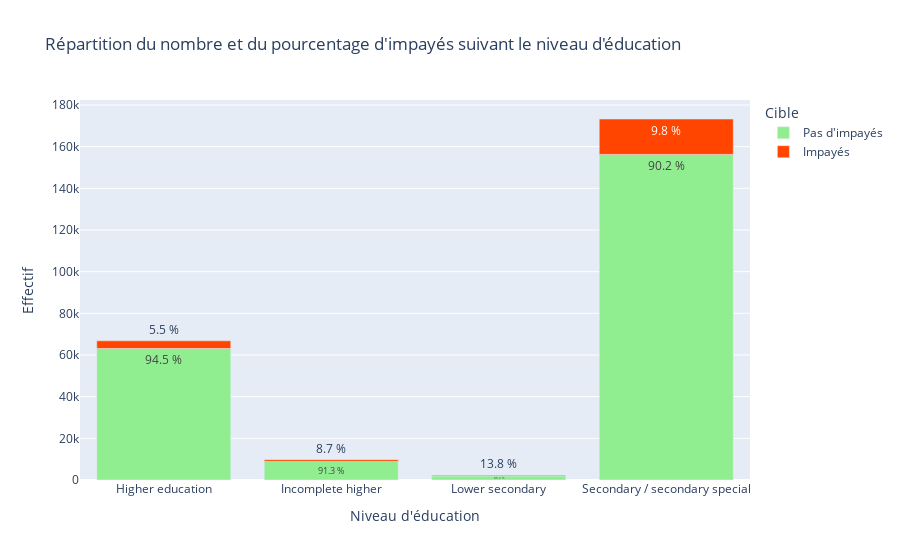

Notebook code cell kept with this figure:
### Code cell
bar_plot(education_type, 'NAME_EDUCATION_TYPE')

### Figure 1 — Plotly figure (JSON) as saved in the notebook; plotly's stock layout.template omitted (floating-point values rounded to 4 significant figures)
{"data": [{"alignmentgroup": "True", "hovertemplate": "Cible=Pas d'impayés<br>Niveau d'éducation=%{x}<br>Effectif=%{y}<br>Percentage=%{text}<extra></extra>", "legendgroup": "Pas d'impayés", "marker": {"color": "#90ee90"}, "name": "Pas d'impayés", "offsetgroup": "Pas d'impayés", "orientation": "v", "showlegend": true, "text": ["94.5 %", "91.3 %", "86.2 %", "90.2 %"], "textposition": "auto", "type": "bar", "x": ["Higher education", "Incomplete higher", "Lower secondary", "Secondary / secondary special"], "xaxis": "x", "y": [63128, 8907, 1970, 156279], "yaxis": "y"}, {"alignmentgroup": "True", "hovertemplate": "Cible=Impayés<br>Niveau d'éducation=%{x}<br>Effectif=%{y}<br>Percentage=%{text}<extra></extra>", "legendgroup": "Impayés", "marker": {"color": "#ff4500"}, "name": "Impayés", "offsetgroup": "Impayés", "orientation": "v", "showlegend": true, "text": ["5.5 %", "8.7 %", "13.8 %", "9.8 %"], "textposition": "auto", "type": "bar", "x": ["Higher education", "Incomplete higher", "Lower secondary", "Secondary / secondary special"], "xaxis": "x", "y": [3672, 848, 315, 17000], "yaxis": "y"}], "layout": {"barmode": "relative", "legend": {"title": {"text": "Cible"}, "tracegroupgap": 0}, "title": {"text": "Répartition du nombre et du pourcentage d'impayés suivant le niveau d'éducation"}, "xaxis": {"anchor": "y", "domain": [0, 1], "title": {"text": "Niveau d'éducation"}}, "yaxis": {"anchor": "x", "domain": [0, 1], "title": {"text": "Effectif"}}}}
